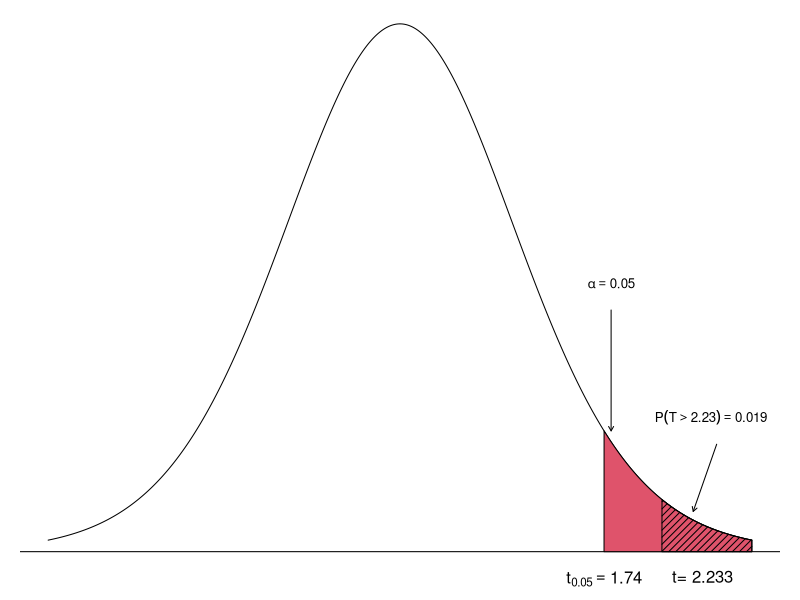

Recreate this plot in R.
#단일 집단평균 분석
#단일 모집단의 평균에 대한 가설점정
# 단일집단의 평균이 어떤 특정한 집단의 평균과 차이가 있는지 검정하는 방법.
#t.test 함수를 사용한다.

#정규분포 처럼 종모양을 갖춤 - 선형작업:정규성
#실습1) 단일 표본 t 검정
n <- 30
mu <- 0
set.seed(0)
x <- rnorm(n, mean = mu)
x
mean(x) #0.02195079 
shapiro.test(x) # 정규분포 확인 :W = 0.97521, p-value = 0.6888 > 0.05 정규분포 따름
t.test(x)
qt(1 - 0.025, n -1)

#*실습) 여아 신생아 몸무게의 평균 검정 수행
#여아 신생아의 몸무게는 평균이 2800(g) 으로 알려져 왔으나 이보다 더 크다는 주장이 나왔다.
# 표본으로 여아 18명을 뽑아 체중을 측정하였다고 할 때 새로운 주장이 맞는지 검정해보자
# data : babyboom.csv

data <- read.csv("testdata/babyboom.csv")
head(data, 5)
mean(data$gender==1) #여아
mean(data$gender==2) #남아
str(data)
(tmp <- subset(data, gender == 1))
tmp
typeof(tmp)
dim(tmp) #여아 18명
weight <- tmp[[3]]
avg <- mean(weight)
s_dev <- sd(weight)
n <- length(weight)
hO <- 2800
(t_value <- (avg - hO) / (s_dev / sqrt(n)))
#[1] 2.233188

alpha <- 0.05 #유의 수준
(c_u <- qt(1-alpha, df = n-1)) #임계치 1.739607
#우측 검정에서 통계랑 t값이 2.233188이 임계값 1.739607보다 오른쪽에 있으니 귀무가설 reject

(p_value <- 1 - pt(t_value, df = n - 1)) #[1] 0.01963422

t.test(weight, mu=2800, alternative = "greater")
# t = 2.2332, df = 17, p-value = 0.01963
#결론 = p-value = 0.01963 < 0.05 귀무가설 기각, 대립가설설 채택

# 시각화!!!!one sample t-test 평균 예제 도표 작성
par(mar=c(0,1,1,1))
x <- seq(-3, 3, by = 0.001)
y <- dt(x, df = n - 1)
plot(x, y, type="l", axes=F, ylim=c(-0.02, 0.38))
abline(h=0)

polygon(c(c_u, x[x > c_u], 3), c(0, y[x > c_u], 0), col=2)
text(c_u, -0.02, expression(t[0.05]==1.74))
text(1.8, 0.2, expression(alpha==0.05), cex=0.8)
arrows(1.8, 0.18, 1.8, 0.09, length=
         0.05)

polygon(c(t_value, x[x > t_value], 3), c(0, y[x > t_value], 0), density=20, angle = 45)
text(t_value, -0.02, paste("t=", round(t_value, 3)), pos=4)
text(2.65, 0.1, expression(plain(P)(T > 2.23)==0.019), cex=0.8)
arrows(2.7, 0.08, 2.5, 0.03, length=0.05)


